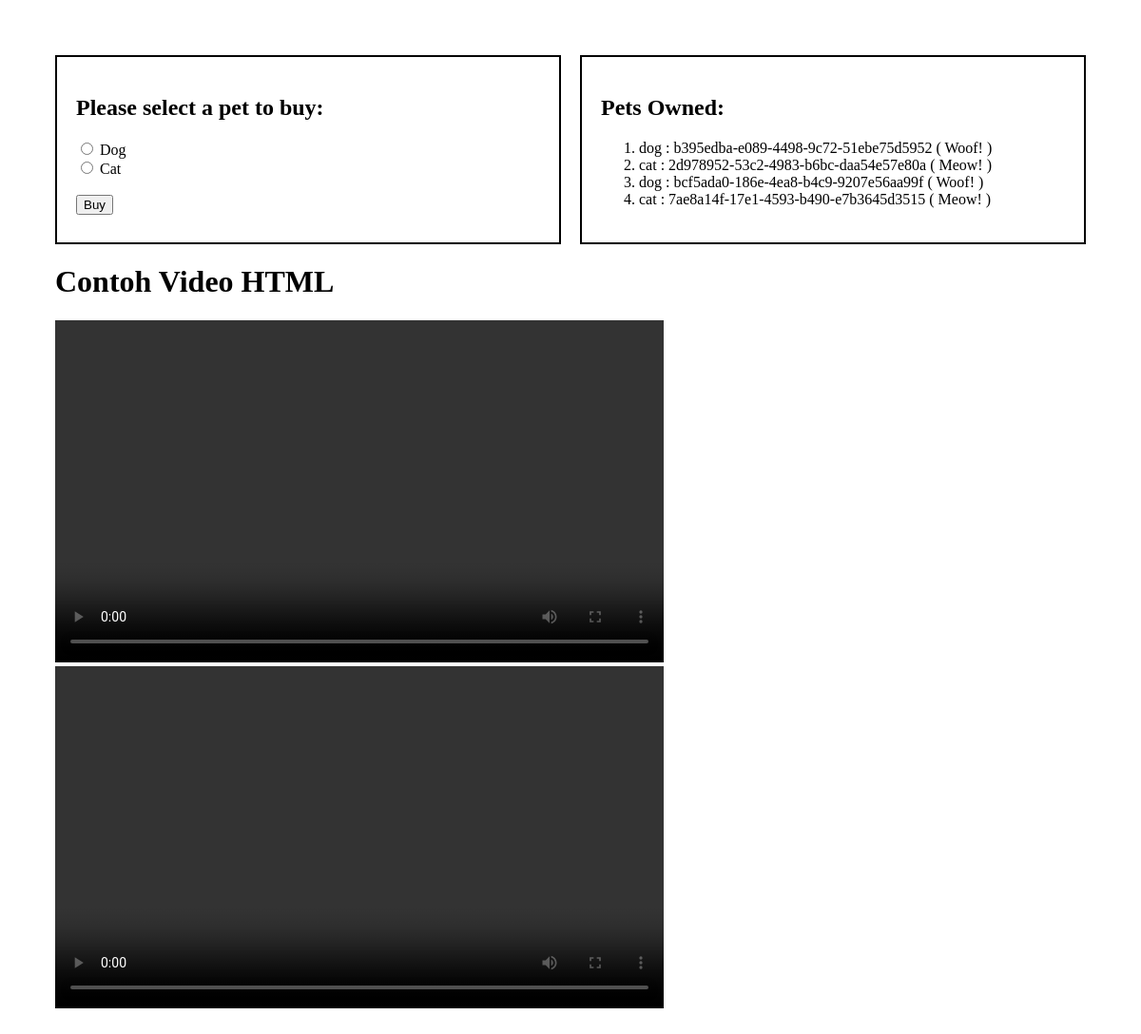
The page /home/bastian775d2 on the database its author committed.
### core/models.py (models this page shows)
class Pet(db.Model):
    __tablename__ = "pet"
    id = db.Column(db.Integer, primary_key=True, autoincrement=True)
    serial_number = db.Column(db.String, unique=True, nullable=False)
    owner_name = db.Column(db.String, db.ForeignKey('owner.fullname'), nullable=True)
    type = db.Column(db.String, nullable=False)
    @property
    def serialize(self) -> dict:
        return {
            'type': self.type,
            'serial_number': self.serial_number,
            'owner': self.owner_name,
            'sound': animal_factory(self.type).speak()
        }

### core/views.py (the view)
@bp.route("/home/<username>", methods=["GET"])
def home(username):
    pets = OwnerController.get_pets(username)
    return render_template("home.html", username=username, pets=[pet.serialize for pet in pets])

### core/animal.py (called while the page is built)
def animal_factory(pet_type: str = None) -> [Animal, None]:
    animal_types = {
        'dog': Dog,
        'cat': Cat,
    }
    if pet_type and pet_type.lower() in animal_types:
        return animal_types[pet_type.lower()]()
    return None

    def speak(self):
        return "Woof!"

    def speak(self):
        return "Meow!"

### core/controller.py (called while the page is built)
    @staticmethod
    def get_pets(username: str) -> List[Pet]:
        owner_q = Owner.query.filter(Owner.username == username).first()
        return owner_q.pets

### core/db.py (called while the page is built)
    @staticmethod
    def get_instance() -> SQLAlchemy:
        if not Database.__instance:
            Database()
        return Database.__instance

### core/templates/home.html (shortened to what this page needs)
{% extends "base.html" %}
{% block content %}
<div class="flex-container">
    <div class="flex-child">
        <form action="{{url_for('view.buy_pet')}}" method="POST">
            <h2>Please select a pet to buy:</h2>
            <input type="radio" id="dog" name="pet" value="dog">
            <label for="dog">Dog</label><br>
            <input type="radio" id="cat" name="pet" value="cat">
            <label for="cat">Cat</label><br><br>
            <input type="submit" value="Buy">
        </form>
    </div>
    <div class="flex-child">
        <h2>Pets Owned:</h2>
        <ol>
            {% for pet in pets %}
            <li>{{pet.type}} : {{pet.serial_number}} ( {{pet.sound}} )</li>
            {% endfor %}
        </ol>
    </div>
</div>
<html>
<head>
</head>
<body>
    <h1>Contoh Video HTML</h1>
    <video controls autoplay width="640" height="360">
        <source src="{{ url_for('static', filename='videos/cat1.mp4') }}" type="video/mp4">
    </video>
    <video controls autoplay width="640" height="360">
        <source src="{{ url_for('static', filename='videos/doggie1.mp4') }}" type="video/mp4">
    </video>
</body>
</html>
{% endblock %}

### core/templates/base.html (shortened to what this page needs)
<!DOCTYPE html>
<html lang="en">
<head>
    <link rel="stylesheet" href="{{url_for('static', filename='main.css')}}"/>
</head>
<body>
<div class="maincontent">
    {% block content %}
    {% endblock %}
</div>
</body>
</html>

### core/static/main.css (style rules this page uses)
.maincontent { padding: 50px; }
.flex-container { display: flex; }
.flex-child { flex: 1; border: 2px solid black; padding: 20px; }
.flex-child:first-child { margin-right: 20px; }

### rows shown on the page
Pet: type "dog", serial_number "b395edba-e089-4498-9c72-51ebe75d5952", sound "Woof!"
Pet: type "cat", serial_number "2d978952-53c2-4983-b6bc-daa54e57e80a", sound "Meow!"
Pet: type "dog", serial_number "bcf5ada0-186e-4ea8-b4c9-9207e56aa99f", sound "Woof!"
Pet: type "cat", serial_number "7ae8a14f-17e1-4593-b490-e7b3645d3515", sound "Meow!"
